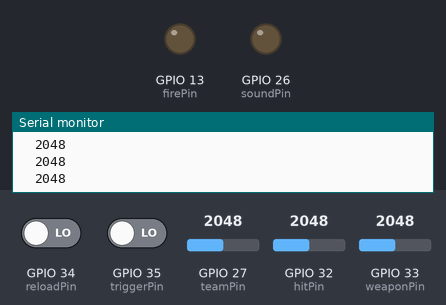
The program below on a simulated ESP32. Shown: output pins drawn as LEDs (lit = HIGH), the last lines printed to the serial monitor. Dashed ring = blinking. Inputs (shaded band) come from the test bench; at power-on: GPIO 35 (triggerPin) LOW, GPIO 34 (reloadPin) LOW, GPIO 27 (teamPin) = 2048, GPIO 32 (hitPin) = 2048, GPIO 33 (weaponPin) = 2048.

Above: at 1.2 s.
1.3 s: GPIO 35 (triggerPin) driven HIGH
At 1.45 s:
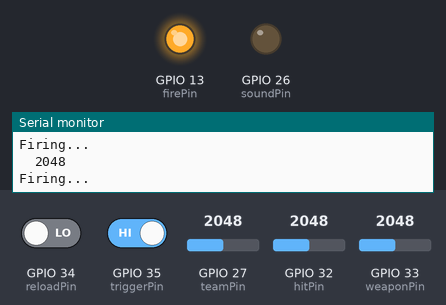
4.3 s: GPIO 34 (reloadPin) driven HIGH
At 6.8 s:
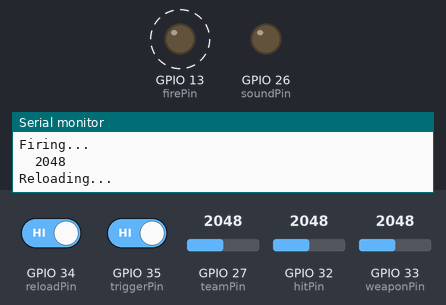
6.9 s: GPIO 35 (triggerPin) driven LOW
At 7.6 s:
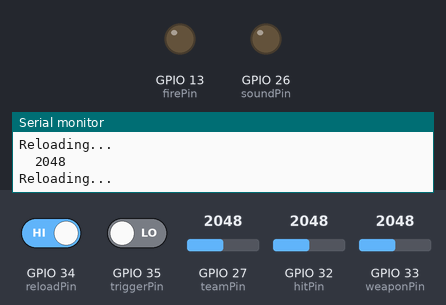
Timing chart, 0 to 9.9 s (numbered marks = the images above; inputs shaded):
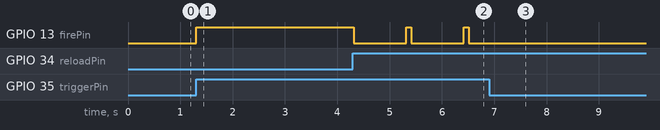

The program:

main.cpp
```cpp
/*********
  Rui Santos
  Complete project details at https://RandomNerdTutorials.com/vs-code-platformio-ide-esp32-esp8266-arduino/
*********/

#include <Arduino.h>
#include <string>
#include <sstream>

#define LED 2

/*
  Reload
*/
const int reloadPin = 34;

void setupReload() {
  pinMode(reloadPin, INPUT);
}

void runReload() {
  int state = digitalRead(reloadPin);
  // std::ostringstream message;
  // message << "Reload state: " << state;
  // Serial.println(message.str().c_str());
  if (state == HIGH) {
    Serial.println("Reloading...");
    delay(1000);
  }
}


/*
  Fire
*/
const int firePin = 13;
const int triggerPin = 35;

void setupFire() {
  pinMode(firePin, OUTPUT);
  pinMode(triggerPin, INPUT);
}

void runFire() {
  int state = digitalRead(triggerPin);
  // std::ostringstream message;
  // message << "Trigger state: " << state;
  // Serial.println(message.str().c_str());
  if (state == HIGH) {
    Serial.println("Firing...");
    digitalWrite(firePin, HIGH);
    delay(100);
    digitalWrite(firePin, LOW);
  }
}


/*
  Get Hit
*/
const int hitPin = 32;
int health = 0;

void setupHit() {
  pinMode(hitPin, INPUT);
  health = 9;
}

void runHit() {
  int state = analogRead(hitPin);
  std::ostringstream message;
  message << "  " << state;
  Serial.println(message.str().c_str());
  // if (state == HIGH) {
  //   health--;
  //   std::ostringstream message2;
  //   message2 << "You got hit! health " << health;
  //   Serial.println(message2.str().c_str());
  //   delay(500);
  // }
}


/*
  Change Weapon
*/
const int weaponPin = 33;
int weapon = 0;
bool weaponChanged = false;

void setupWeapon() {
  pinMode(weaponPin, INPUT);
  weapon = 0;
  weaponChanged = false;
}

void runWeapon() {
  int state = analogRead(weaponPin);
  // int stateD = digitalRead(weaponPin);
  // std::ostringstream message;
  // message << stateD << "   " << state;
  // Serial.println(message.str().c_str());
  if (state > 0x500 && !weaponChanged) {
    weapon++;
    weapon = weapon % 4;
    std::ostringstream message2;
    message2 << "Weapon changed! weapon: " << weapon;
    Serial.println(message2.str().c_str());
    weaponChanged = true;
    delay(100);
  } else if (state == LOW) {
    weaponChanged = false;
  }
}


/*
  Change Team
*/
const int teamPin = 27;
int team = 0;
bool teamChanged = false;

void setupTeam() {
  pinMode(teamPin, INPUT);
  team = 0;
  teamChanged = false;
}

void runTeam() {
  int state = analogRead(teamPin);
  // std::ostringstream message;
  // message << "Team state: " << state;
  // Serial.println(message.str().c_str());
  if (state > 0x500 && !teamChanged) {
    team++;
    team = team % 4;
    std::ostringstream message2;
    message2 << "Team changed! team: " << team;
    Serial.println(message2.str().c_str());
    teamChanged = true;
    delay(100);
  } else if (state == LOW) {
    teamChanged = false;
  }
}


/*
  sound
*/
const int soundPin = 26;
void setupSound() {
  pinMode(soundPin, OUTPUT);
}

void setup() {
  // put your setup code here, to run once:
  Serial.begin(115200);


  setupReload();
  setupFire();
  setupHit();
  setupWeapon();
  setupTeam();
  setupSound();
}

void loop() {
  runReload();
  runFire();
  runHit();
  runWeapon();
  runTeam();
}
```

Measured:
- after the input at 1.3 s, GPIO 13 (firePin): LOW → HIGH at once
- after the input at 4.3 s, GPIO 13 (firePin): alternates HIGH for 0.10 s and LOW for 1.0 s, starting at once
- after the input at 6.9 s, GPIO 13 (firePin): stops changing and stays LOW
